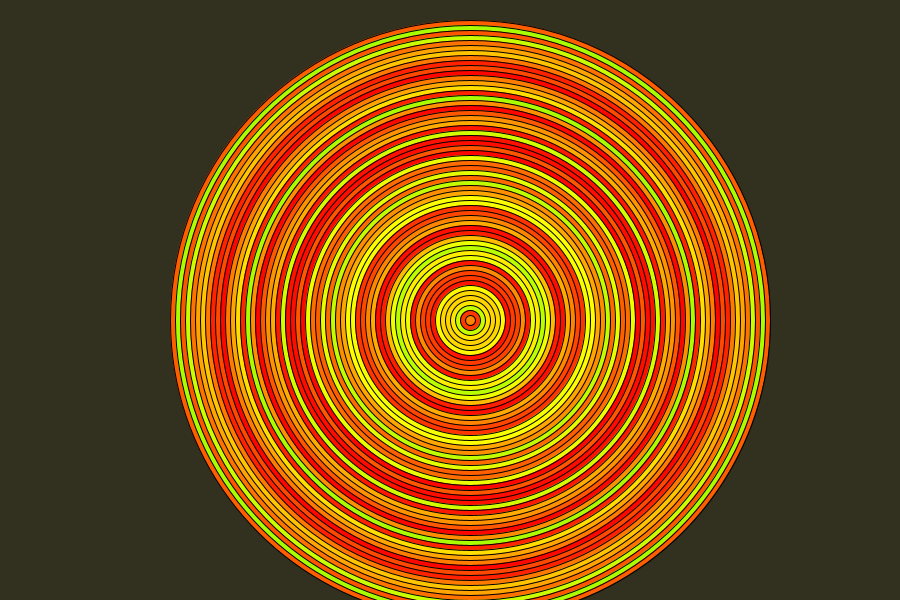
Frame 1 (no input)
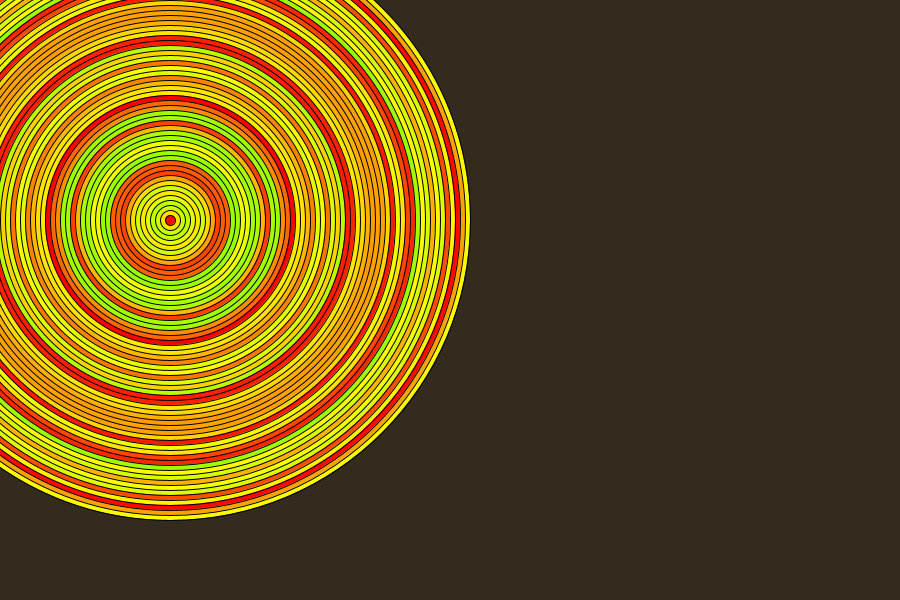
Frame 60 (the mouse pressed at the canvas centre just before this capture)
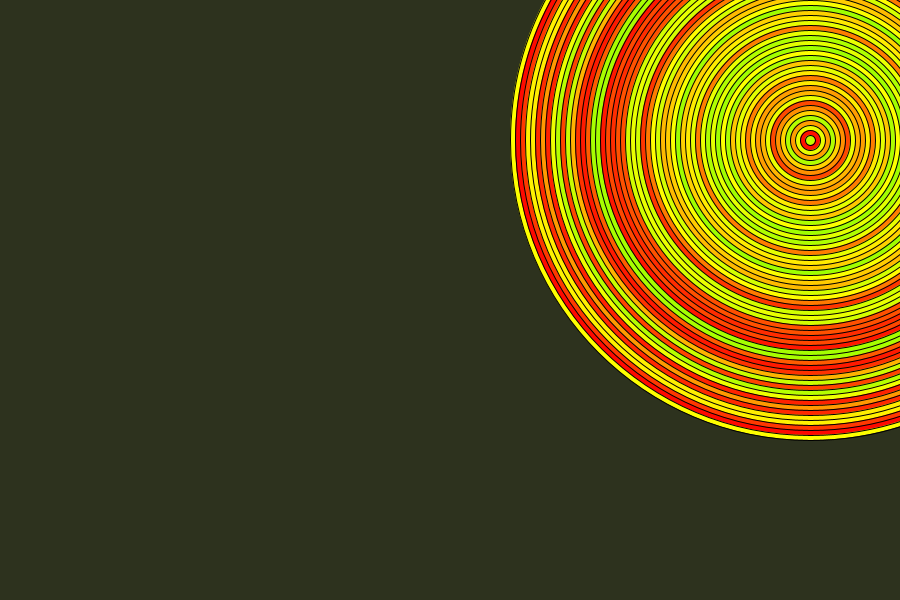
Frame 120 (the mouse held since frame 60 and released just before this capture)

The Processing sketch that drew these frames (run headless with seeded random() and noise(); from frame 60 on, the mouse is pressed at the canvas centre):

// Processing sketch: processing_187523
// ── processing_187523.pde

//Rebote en ejes X y Y
int pX, pY, vX, vY;
int t = 60;


void setup(){
  size(900,600);
  colorMode(HSB);
  pX = width/2;
  pY = height/2;
  vX = 20;
  vY = 20;
}

void draw(){
  background(random(t),100,50);
 

  pX = pX+vX;
  pY = pY+vY;
  for (int i = 600; i > 0;i = i -10) {
fill(random(t),255,255);
  ellipse(pX,pY,i,i);
  }
  if((pX<0)||(pX>width)){
    vX = -vX;
  } 

  if((pY<0)||(pY>height)){
    vY = -vY;
  } 
}
